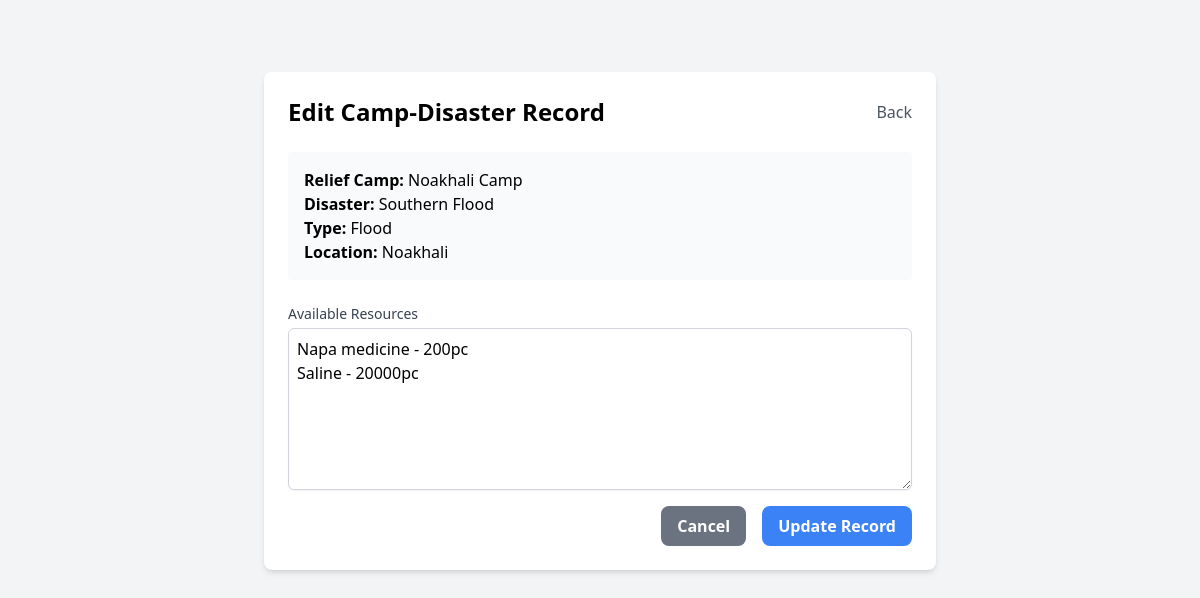
The app's page /edit_camp_disaster.php?id=1 with its own data.
### tables this page shows
CREATE TABLE `records` (
  `id` int(11) NOT NULL,
  `camp_id` int(11) NOT NULL,
  `disaster_id` int(11) NOT NULL,
  `available_resources` text DEFAULT NULL,
  `assignment_date` timestamp NOT NULL DEFAULT current_timestamp()
);

CREATE TABLE `relief_camp` (
  `id` int(11) NOT NULL,
  `name` varchar(255) NOT NULL,
  `capacity` int(11) DEFAULT NULL,
  `disaster_id` int(11) DEFAULT NULL
);

CREATE TABLE `disaster` (
  `id` int(11) NOT NULL,
  `name` varchar(255) NOT NULL,
  `type` varchar(100) DEFAULT NULL,
  `location` varchar(255) DEFAULT NULL
);

### public/edit_camp_disaster.php (the view, shortened to what this page needs)
<?php
require_once '../includes/db_connect.php';
$record_id = isset($_GET['id']) ? intval($_GET['id']) : 0;
$record_sql = "SELECT r.*, rc.name as camp_name, d.name as disaster_name,
                      d.type as disaster_type, d.location as disaster_location
               FROM records r
               JOIN Relief_Camp rc ON r.camp_id = rc.id
               JOIN Disaster d ON r.disaster_id = d.id
               WHERE r.id = ?";
$record_stmt = $conn->prepare($record_sql);
$record_stmt->bind_param("i", $record_id);
$record_stmt->execute();
$record = $record_stmt->get_result()->fetch_assoc();
?>
<!DOCTYPE html>
<html lang="en">
<head>
    <script src="https://cdn.tailwindcss.com"></script>
</head>
<body class="bg-gray-100">
    <div class="container mx-auto mt-10 p-8">
        <div class="max-w-2xl mx-auto bg-white rounded-lg shadow-md p-6">
            <div class="flex justify-between items-center mb-6">
                <h1 class="text-2xl font-bold">Edit Camp-Disaster Record</h1>
                <a href="manage_camp_disasters.php" class="text-gray-600 hover:text-gray-800">Back</a>
            </div>
            <div class="mb-6 p-4 bg-gray-50 rounded">
                <p><strong>Relief Camp:</strong> <?php echo htmlspecialchars($record['camp_name']); ?></p>
                <p><strong>Disaster:</strong> <?php echo htmlspecialchars($record['disaster_name']); ?></p>
                <p><strong>Type:</strong> <?php echo htmlspecialchars($record['disaster_type']); ?></p>
                <p><strong>Location:</strong> <?php echo htmlspecialchars($record['disaster_location']); ?></p>
            </div>
            <form action="edit_camp_disaster.php" method="POST" class="space-y-4">
                <div>
                    <label class="block text-sm font-medium text-gray-700">Available Resources</label>
                    <textarea name="available_resources" required
                              class="mt-1 block w-full rounded-md border-gray-300 shadow-sm p-2 border"
                              rows="6"><?php echo htmlspecialchars($record['available_resources']); ?></textarea>
                </div>
                <div class="flex justify-end space-x-4">
                    <a href="manage_camp_disasters.php"
                       class="bg-gray-500 text-white font-bold py-2 px-4 rounded-lg hover:bg-gray-600">
                        Cancel
                    </a>
                    <button type="submit"
                            class="bg-blue-500 text-white font-bold py-2 px-4 rounded-lg hover:bg-blue-600">
                        Update Record
                    </button>
                </div>
            </form>
        </div>
    </div>
</body>
</html>

### records on screen
records: camp.name "Noakhali Camp", disaster.name "Southern Flood", disaster.type "Flood", disaster.location "Noakhali", available_resources "Napa medicine - 200pc Saline - 20000pc"
